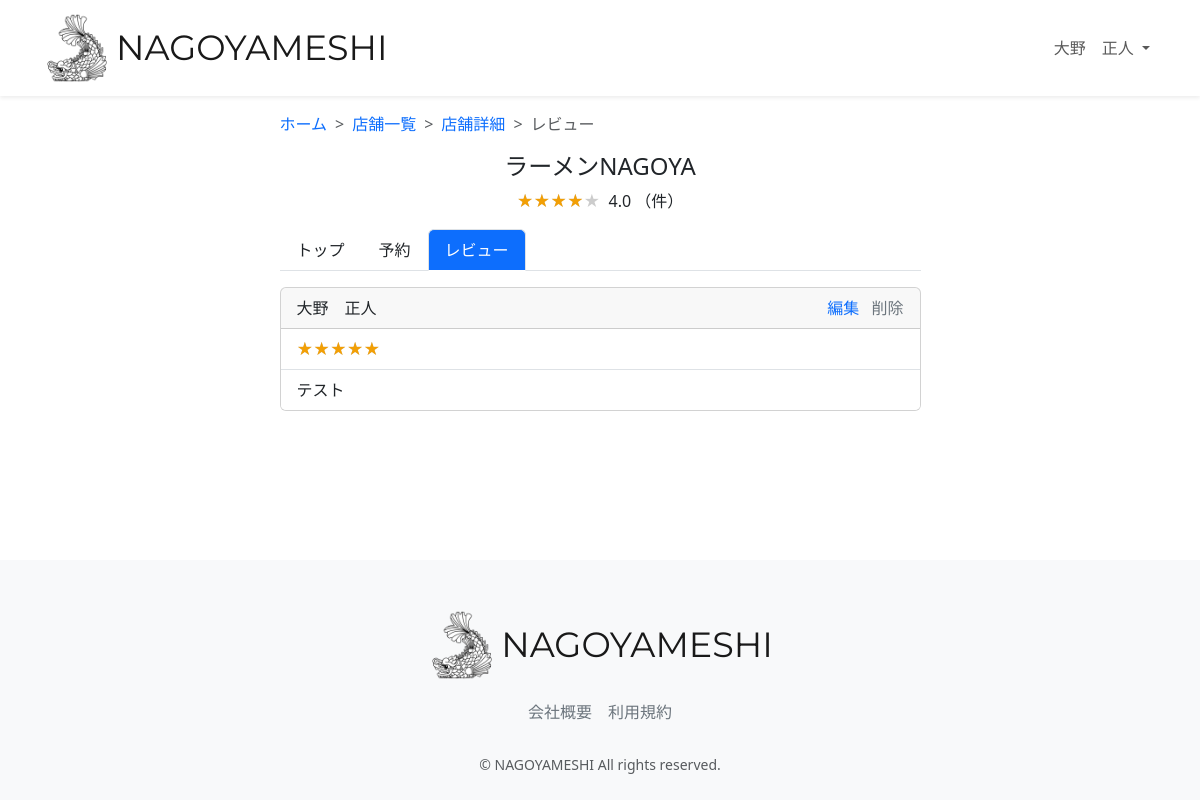
Screenshot of /review-list/4/ (signed in) with the database file from the repository.
### accounts/models.py (models this page shows, shortened)
class CustomUser(AbstractUser):
    user_name = models.CharField(
        max_length=128, null=True, blank=True, verbose_name="ユーザー名前"
    )
    hurigana = models.CharField(
        max_length=128, null=True, blank=True, verbose_name="フリガナ"
    )
    zip_code = models.CharField(
        max_length=16, null=True, blank=True, verbose_name="郵便番号"
    )
    address = models.CharField(
        max_length=255, null=True, blank=True, verbose_name="住所"
    )
    phone_number = models.CharField(
        max_length=20, null=True, blank=True, verbose_name="電話番号"
    )
    birthday = models.CharField(
        max_length=20, null=True, blank=True, verbose_name="誕生日"
    )
    job = models.CharField(max_length=255, null=True, blank=True, verbose_name="職業")
    subscription = models.BooleanField(null=True, default=False, verbose_name="有料会員")
    card_name = models.CharField(max_length=128, null=True, blank=True,verbose_name='カード名義')
    card_number = models.CharField(max_length=128, null=True, blank=True,verbose_name='カード番号')
    class Meta:
        verbose_name = '会員一覧'
        verbose_name_plural = "会員一覧"

### restaurant/models.py (models this page shows, shortened)
class Restaurant(models.Model):
    name = models.CharField(verbose_name="店舗名", max_length=64)
    description = models.CharField(verbose_name="説明", max_length=128)
    price = models.CharField(verbose_name="価格帯", max_length=32)
    zip_code = models.CharField(verbose_name="郵便番号", max_length=32)
    address = models.CharField(verbose_name="住所", max_length=128)
    business_time = models.CharField(verbose_name="営業時間", max_length=64)
    close_day_of_week = models.CharField(verbose_name="定休日", max_length=32)
    seats_number = models.CharField(verbose_name="座席数", max_length=32)
    category = models.ForeignKey(
        Category, verbose_name="カテゴリー", on_delete=models.PROTECT
    )
    rate = models.FloatField(verbose_name="レート", default=0.0)
    review_num = models.IntegerField(verbose_name="レビュー数", default=0)
    reservation_num = models.IntegerField(verbose_name="予約数", default=0)
    photo = models.ImageField(verbose_name="写真", blank=True, null=True)
    created_at = models.DateTimeField(verbose_name="作成日時", auto_now_add=True)
    updated_at = models.DateTimeField(verbose_name="更新日時", auto_now=True)
    class Meta:
        verbose_name = '店舗一覧'
        verbose_name_plural = "店舗一覧"

class Review(models.Model):
    RATES = ((1, "1"), (2, "2"), (3, "3"), (4, "4"), (5, "5"))
    user = models.ForeignKey(
        CustomUser,
        verbose_name="ユーザー",
        on_delete=models.PROTECT,
        null=True,
        blank=True,
    )
    restaurant = models.ForeignKey(
        Restaurant, verbose_name="レストラン", on_delete=models.PROTECT
    )
    rate = models.IntegerField(verbose_name="レート", default=5, choices=RATES)
    comment = models.TextField(verbose_name="コメント", blank=True, null=True)
    created_at = models.DateTimeField(
        verbose_name="レビュー作成日時", auto_now_add=True
    )
    updated_at = models.DateTimeField(verbose_name="レビュー更新日時", auto_now=True)
    class Meta:
        verbose_name = 'レビュー一覧'
        verbose_name_plural = "レビュー一覧"

### restaurant/views.py (the view)
# urls.py: path("review-list/<int:pk>/", views.ReviewListView.as_view(), name="review_list"),
class ReviewListView(generic.ListView):
    template_name = "review/review_list.html"
    model = models.Review
    restaurant_id = None
    ordering = ["-created_at"]
    paginate_by = 5
    def get_queryset(self):
        restaurant_id = self.kwargs["pk"]
        queryset = super(ReviewListView, self).get_queryset().order_by("-rate")
        return queryset.filter(restaurant=restaurant_id)
    def get_context_data(self, **kwargs):
        pk = self.kwargs["pk"]
        context = super(ReviewListView, self).get_context_data(**kwargs)
        restaurant = models.Restaurant.objects.filter(id=pk).first()
        is_posted = (
            models.Review.objects.filter(user=self.request.user)
            .filter(restaurant=restaurant)
            .exists()
        )
        average_rate = models.Review.objects.filter(restaurant=restaurant).aggregate(
            Avg("rate")
        )
        average_rate = (
            average_rate["rate__avg"] if average_rate["rate__avg"] is not None else 0
        )
        average_rate = round(average_rate, 2)
        if average_rate % 1 == 0:
            average_rate_star = int(average_rate)
        else:
            average_rate_star = round(average_rate * 2) / 2
        context.update(
            {
                "restaurant": restaurant,
                "is_posted": is_posted,
                "average_rate": average_rate,
                "average_rate_star": average_rate_star,
            }
        )
        return context

### restaurant/templates/review/review_list.html (shortened to what this page needs)
{% extends "layout/base.html" %}
{% load static %}
{% block content %}
<main>
  <div class="container nagoyameshi-container pb-5">
    <div class="row justify-content-center">
      <div class="col-xxl-6 col-xl-7 col-lg-8 col-md-10">
        <nav class="my-3" style="--bs-breadcrumb-divider: '>';" aria-label="breadcrumb">
          <ol class="breadcrumb mb-0">
            <li class="breadcrumb-item"><a href="{% url 'top_page' %}">ホーム</a>
            </li>
            <li class="breadcrumb-item"><a href="{% url 'restaurant_list' %}?keyword=&button_type=keyword">店舗一覧</a>
            </li>
            <li class="breadcrumb-item"><a href="{% url 'restaurant_detail' restaurant.id %}">店舗詳細</a></li>
            <li class="breadcrumb-item active" aria-current="page">レビュー</li>
          </ol>
        </nav>
        <h1 class="mb-2 text-center">{{ restaurant.name }}</h1>
          <p class="text-center">
            <span class="star-rating me-1" data-rate="{{ average_rate_star }}"></span>
            {{ average_rate }} （{{ rate_count }}件）
          </p>
          <ul class="nav nav-tabs mb-3">
            <li class="nav-item">
              <a class="nav-link link-dark" href="{% url 'restaurant_detail' restaurant.id %}">トップ</a>
            </li>
            <li class="nav-item">
              <a class="nav-link link-dark" href="{% url 'reservation_create' restaurant.id %}">予約</a>
            </li>
            <li class="nav-item">
              <a class="nav-link active bg-primary text-white" aria-current="page" href="{% url 'review_list' restaurant.id %}">レビュー</a>
            </li>
          </ul>
          {% for review in object_list %}
          <div class="card mb-3">
            <div class="card-header d-flex justify-content-between">
              <div>
                {{ review.user.user_name }}
              </div>
              {% if review.user.user_name == user.user_name %}
              <div>
                <a href="{% url 'review_update' review.id %}" class="me-2">編集</a>
                <a href="#" class="link-secondary" data-bs-toggle="modal" data-bs-target="#deleteReviewModal" data-review-id="{{ review.id }}">削除</a>
              </div>
              {% endif %}
            </div>
            <ul class="list-group list-group-flush">
              <li class="list-group-item"><span class="star-rating" data-rate="{{ average_rate }}"></span></li>
              <li class="list-group-item">{{ review.comment }}</li>
            </ul>
          </div>
          {% endfor %}
      </div>
    </div>
  </div>
</main>
{% endblock %}

### restaurant/templates/layout/base.html (shortened to what this page needs)
{% load static %}
<!DOCTYPE html>
<html lang="ja">
  <head>
    <link href="https://cdn.jsdelivr.net/npm/bootstrap@5.3.3/dist/css/bootstrap.min.css" rel="stylesheet">
    <link href="{% static 'css/nagoyameshi.css' %}" rel="stylesheet">
  </head>
  <body>
    <div id="app" class="wrapper">
      <nav class="navbar navbar-expand-md navbar-light bg-white shadow-sm">
        <div class="container nagoyameshi-container">
          <a class="navbar-brand app-name" href="{% url 'top_page' %}">
            <div class="d-flex align-items-center">
              <img class="nagoyameshi-logo me-1" src="{% static 'images/logo/logo.png' %}" alt="nagoyameshi">
              NAGOYAMESHI
            </div>
          </a>
          <div class="collapse navbar-collapse" id="navbarSupportedContent">
            <ul class="navbar-nav ms-auto">
              {% if user.subscription %}
              <li class="nav-item dropdown">
                <a id="navbarDropdown" class="nav-link dropdown-toggle" href="#" role="button" data-bs-toggle="dropdown" aria-haspopup="true" aria-expanded="false" v-pre>
                  {{ user.user_name }}
                </a>
              </li>
              {% endif %}
            </ul>
          </div>
        </div>
      </nav>
      {% block content %}{% endblock %}
      <footer class="bg-light">
        <div class="d-flex justify-content-center footer-logo">
          <a class="navbar-brand app-name" href="{% url 'top_page' %}">
            <div class="d-flex align-items-center">
              <img class="nagoyameshi-logo me-1" src="{% static 'images/logo/logo.png' %}" alt="nagoyameshi">
              NAGOYAMESHI
            </div>
          </a>
        </div>
        <div class="d-flex justify-content-center footer-link">
          <a href="{% url 'company_page' %}" class="link-secondary me-3">会社概要</a>
          <a href="{% url 'terms_page' %}" class="link-secondary">利用規約</a>
        </div>
        <p class="text-center text-muted small mb-0">&copy; NAGOYAMESHI All rights reserved.</p>
      </footer>
    </div>
  </body>
</html>

### static/css/nagoyameshi.css (style rules this page uses)
.wrapper { min-height: 100vh; position: relative; padding-bottom: 240px; box-sizing: border-box; }
.nagoyameshi-logo { height: 70px; }
.app-name { font-family: "Montserrat", sans-serif; font-optical-sizing: auto; font-weight: weight; font-style: normal; font-size: 35px; color: #191919; }
footer { width: 100%; height: 240px; position: absolute; bottom: 0; padding: 50px 15px; }
.footer-logo { margin-bottom: 20px; }
.footer-link { margin-bottom: 30px; }
h1 { font-size: 1.5rem; }
a { text-decoration: none !important; }
.star-rating { position: relative; z-index: 0; display: inline-block; white-space: nowrap; color: #CCCCCC; }
.star-rating:before, .star-rating:after { content: '★★★★★'; }
.star-rating:after { position: absolute; z-index: 1; top: 0; left: 0; overflow: hidden; white-space: nowrap; color: #F29F05; }
.star-rating[data-rate="4"]:after { width: 80%; }

### rows the page displays
CustomUser: user_name "大野 正人"
Restaurant: name "ラーメンNAGOYA"
Review: user.user_name "大野 正人", comment "テスト"

### other values shown
{{ average_rate }} "4.0"
